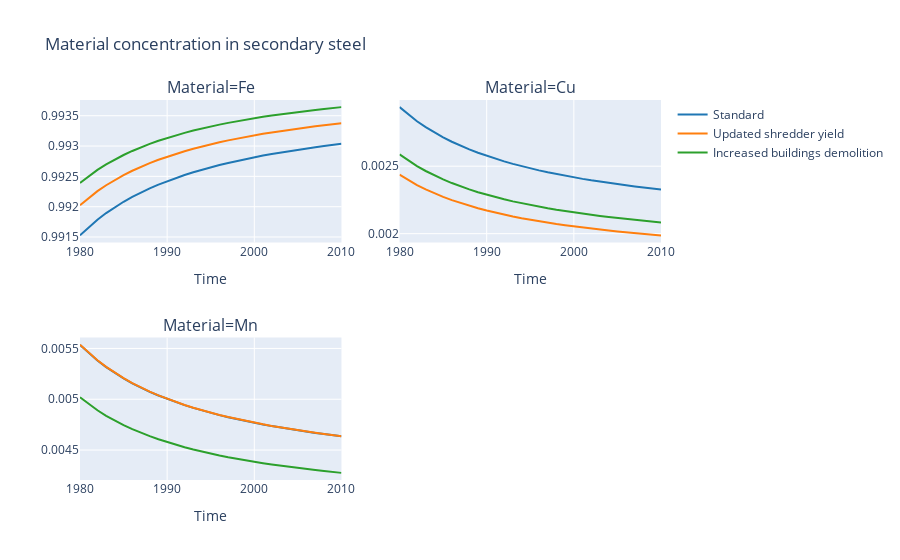

The notebook cell saved with this chart:
### Code cell
flow_a = mfa_example_a.flows['remelting => sysenv']
shares_shredder = flow_a / flow_a.sum_nda_over(('e'))

flow_b = mfa_example_b.flows['remelting => sysenv']
shares_demolition = flow_b / flow_b.sum_nda_over(('e'))

plotter = PlotlyArrayPlotter(
    array=remelted_shares,
    intra_line_dim='Time',
    subplot_dim='Material',
    line_label='Standard',
    title='Material concentration in secondary steel')
fig = plotter.plot()
plotter = PlotlyArrayPlotter(
    array=shares_shredder,
    intra_line_dim='Time',
    subplot_dim='Material',
    line_label='Updated shredder yield',
    fig=fig)
fig = plotter.plot()
plotter = PlotlyArrayPlotter(
    array=shares_demolition,
    intra_line_dim='Time',
    subplot_dim='Material',
    line_label='Increased buildings demolition',
    fig=fig)
fig = plotter.plot(do_show=True)
